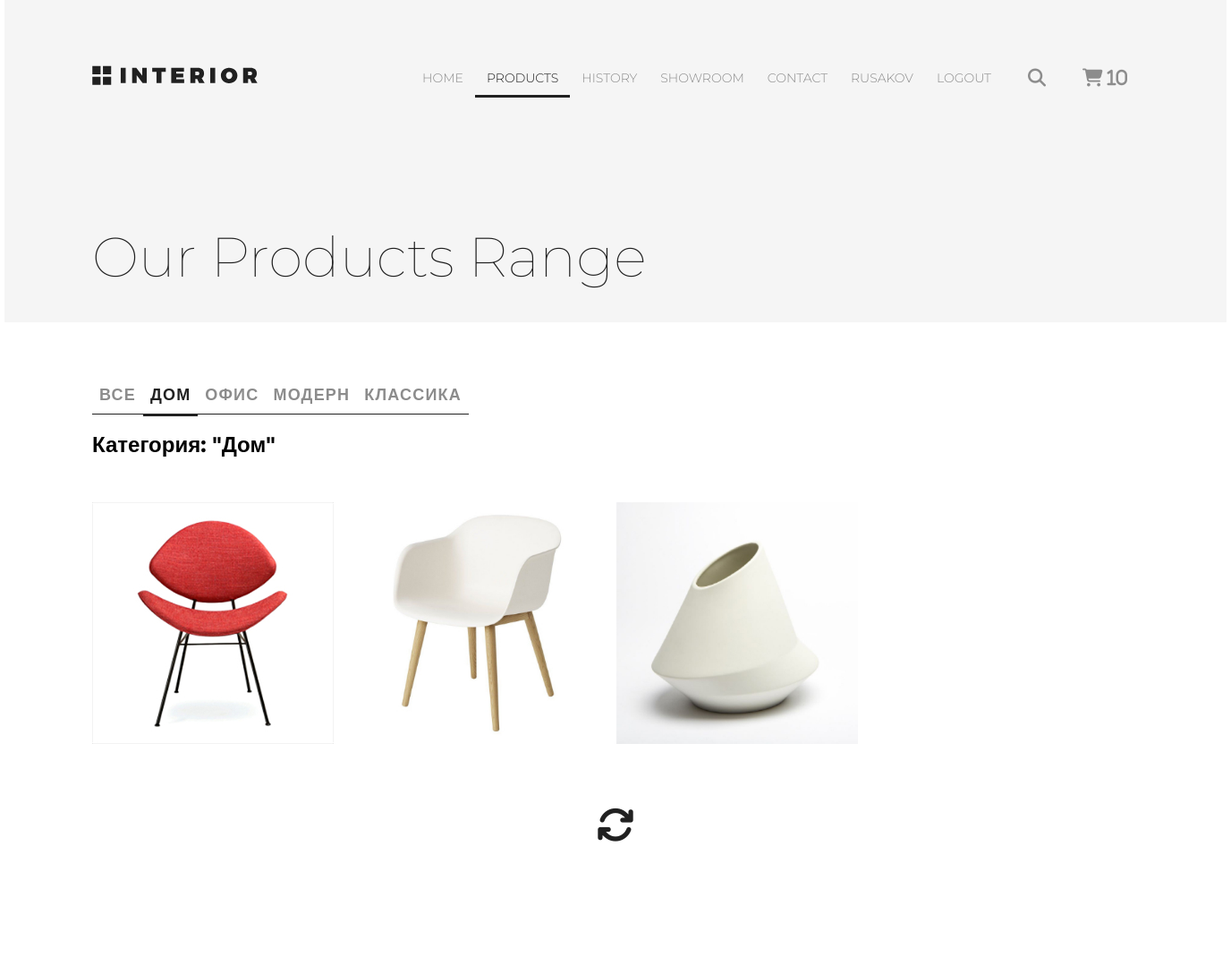
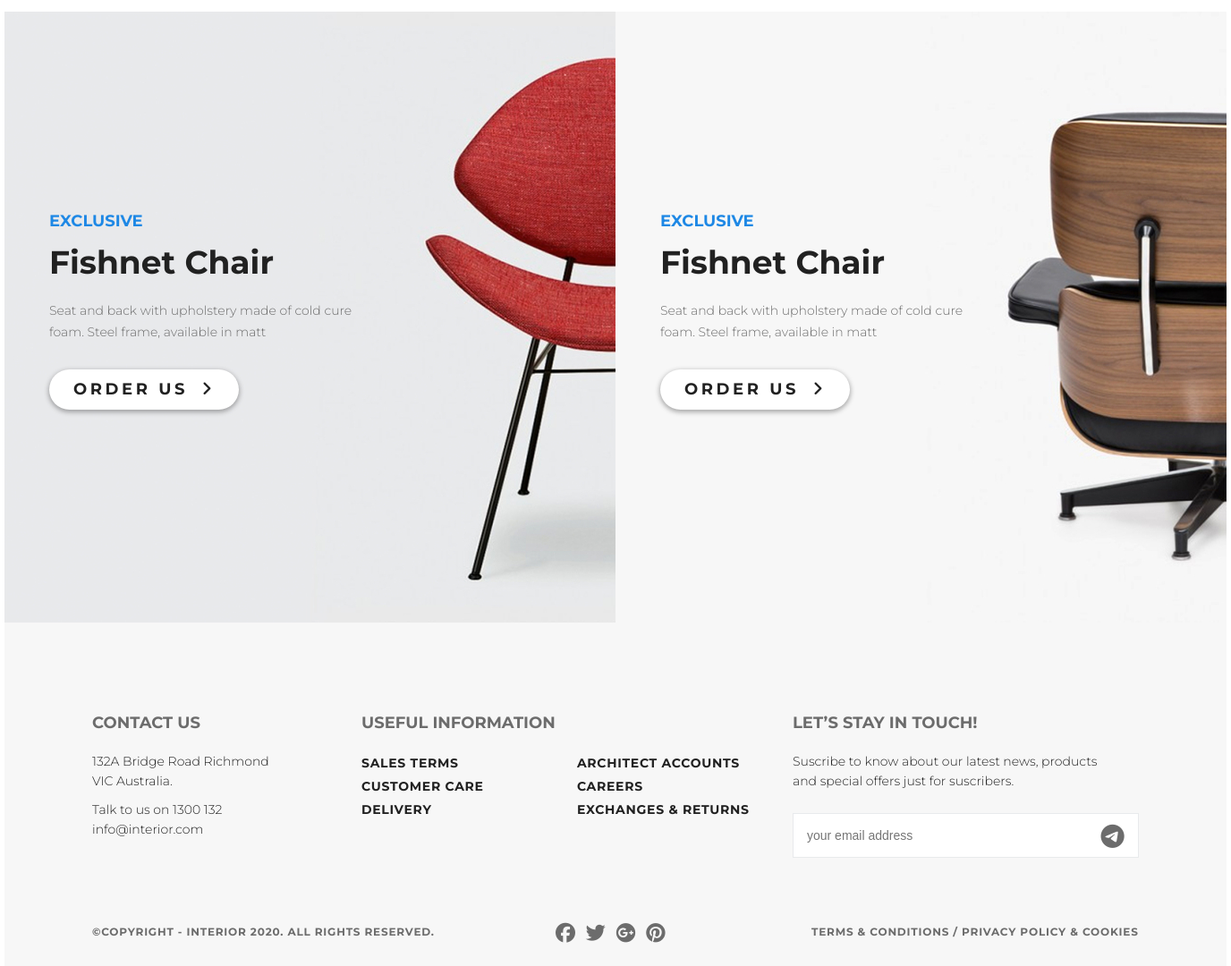
/products/category/1/ (signed in), run on the app's committed database (2 pictures, top to bottom).
### authapp/models.py (models this page shows)
class ShopUser(AbstractUser):
    avatar = models.ImageField(upload_to='users_avatars', blank=True, verbose_name='аватарка')
    age = models.PositiveSmallIntegerField(verbose_name='возраст')

### mainapp/models.py (models this page shows, shortened)
class ProductCategory(models.Model):
    name = models.CharField(verbose_name='имя', max_length=64, unique=True)
    description = models.TextField(verbose_name='описание', blank=True)
    class Meta:
        verbose_name = 'категория'
        verbose_name_plural = 'категории'

class Product(models.Model):
    category = models.ForeignKey(ProductCategory, on_delete=models.CASCADE)
    name = models.CharField(verbose_name='имя продукта', max_length=128)
    image = models.ImageField(upload_to='products_images', blank=True)
    short_desc = models.CharField(verbose_name='краткое описание продукта', max_length=60, blank=True)
    description = models.TextField(verbose_name='описание продукта', blank=True)
    price = models.DecimalField(verbose_name='цена продукта', max_digits=8, decimal_places=2, default=0)
    quantity = models.PositiveIntegerField(verbose_name='количество на складе', default=0)
    class Meta:
        verbose_name = 'продукт'
        verbose_name_plural = 'продукты'

### mainapp/views.py (the view, shortened to what this page needs)
# urls.py: path('products/', include(mainappurl, namespace='products')),
def products(request, pk=None):
    links_menu = ProductCategory.objects.all()
    title = 'Products, lesson_5'
    basket = Basket.objects.filter(user=request.user)
    if pk is not None:
        if pk == 0:
            products = Product.objects.all().order_by('price')
            category = {'name': 'все'}
        else:
            category = get_object_or_404(ProductCategory, pk=pk)
            products = Product.objects.filter(category__pk=pk).order_by('price')
        content = {
            'title': title,
            'links_menu': links_menu,
            'category': category,
            'products': products,
            'basket': basket,
            }
        return render(request, 'mainapp/products_list.html', content)

### mainapp/templates/mainapp/products_list.html (shortened to what this page needs)
{% extends 'mainapp/base.html' %}
{% load static %}
{% block menu %}
        <div class="header-page padding-site">
            <div class="slider-header clearfix">
            <a href="{% url 'main' %}"><img src="{% static 'img/logo.svg' %}" alt="logo" class="logo"></a>
            {% include 'mainapp/inc/inc_main_menu.html' %}
            </div>
            <div class="header-content">
            <h2 class="contact-h2">Our Products Range</h2>
            </div>
        </div>
{% endblock %}
{% block content %}
        <div class="trending-products padding-site">
            <div class="tab-controll">
                {% include 'mainapp/inc/inc_categories_menu.html' %}
            </div>
            <div class="products_list">
                <div class="title clearfix">
                    <h2>
                        Категория: "{{ category.name|title }}"
                    </h2>
                </div>
                <div class="products-container">
                    {% for product in products %}
                          <div class="featured-box box-1">
                              <a href="#">
                                  <img src="/media/{{ product.image }}" alt="product">
                              </a>
                          </div>
                    {% endfor %}
                </div>
            </div>
            <div class="load-fa">
                <span class="inner-load"><a href="#"><i id="fa-sync-load" class="fas fa-sync"></i></a></span>
            </div>
        </div>
        <div class="promo-product">
            <div class="promo-product-1">
                <div class="promo-product-fullcontent">
                    <p class="promo-product-exclusive">exclusive</p>
                    <p class="promo-product-content">Fishnet Chair</p>
                    <p class="promo-product-text">Seat and back with upholstery made of cold cure foam. Steel frame, available in matt</p>
                    <a href="#" class="slider-button">Order us<i class="fas fa-angle-right"></i></a>
                </div>
            </div>
            <div class="promo-product-2">
                <div class="promo-product-fullcontent">
                    <p class="promo-product-exclusive">exclusive</p>
                    <p class="promo-product-content">Fishnet Chair</p>
                    <p class="promo-product-text">Seat and back with upholstery made of cold cure foam. Steel frame, available in matt</p>
                    <a href="#" class="slider-button">Order us<i class="fas fa-angle-right"></i></a>
                </div>
            </div>
        </div>
{% endblock %}

### mainapp/templates/mainapp/base.html (shortened to what this page needs)
{% load static %}
<!DOCTYPE html>
<html lang="en">
<head>
    {% block css%}
        <link rel="stylesheet" href="{% static "src/main.css" %}">
    {% endblock %}
</head>
<body>
    <div class="container">
        {% block menu %}
        {% endblock menu %}
        {% block content %}
        {% endblock %}
        {% block footer %}
            <div class="footer padding-site">
                <div class="footer-content-full">
                    <div class="footer-content footer-content-text-1"><p class="footer-contact-us">Contact Us</p>
                        <p class="footer-contact-us-text contact-us-text-1">132A Bridge Road Richmond VIC Australia.</p><p class="footer-contact-us-text contact-us-text-2">Talk to us on 1300 132 info@interior.com</p></div>
                    <div class="footer-content footer-content-text-2">
                        <p class="footer-contact-us">Useful Information</p>
                        <div class="footer-link-group-1">
                            <a href="#" class="fotter-link">Sales terms</a>
                            <a href="#" class="fotter-link">Customer care</a>
                            <a href="#" class="fotter-link">Delivery</a>
                        </div>
                        <div class="footer-link-group-2">
                            <a href="#" class="fotter-link">Architect accounts</a>
                            <a href="#" class="fotter-link">Careers</a>
                            <a href="#" class="fotter-link">Exchanges & returns</a>
                        </div>
                    </div>
                    <div class="footer-content footer-content-text-3">
                        <p class="footer-contact-us">Let’s Stay in Touch!</p>
                        <p class="footer-touch-text">Suscribe to know about our latest news, products and special offers just for suscribers.</p>
                        <input type="email" placeholder="your email address" class="footer-input-email"><i class="fab fa-telegram-plane footer-telegram"></i>
                    </div>
                    <div class="footer-follow-content">
                    <div class="copy-content-1">
                        <p class="copy">&copy;Copyright - INTERIOR {% now "Y" %}. All Rights Reserved.</p>
                    </div>
                    <div class="follow-content-2">
                        <a href="#"><i class="fab fa-facebook"></i></a>
                        <a href="#"><i class="fab fa-twitter"></i></a>
                        <a href="#"><i class="fab fa-google-plus"></i></a>
                        <a href="#"><i class="fab fa-pinterest"></i></a>
                    </div>
                    <div class="text-content-3">
                        <a href="#"><p class="copy">Terms & Conditions  /  Privacy policy & Cookies</p></a>
                    </div>
                </div>
                </div>
            </div>
        {% endblock %}
    </div>
</body>
</html>

### mainapp/templates/mainapp/inc/inc_main_menu.html (shortened to what this page needs)
{% with request.resolver_match.url_name as url_name %}
<ul class="menu clearfix">
    <li class="menu-list"><a href="{% url 'main' %}"
                             class="menu-link"
                             >HOME</a></li>
    <li class="menu-list"><a href="{% url 'products:index' %}"
                             class="menu-link"{% if request.resolver_match.namespace == 'products' %}
                                                style = "color: #212121;
                                                font-weight: 300;
                                                border-bottom: 3px solid #212121;"
                                                {% endif %}>
                                                PRODUCTS</a></li>
    <li class="menu-list"><a href="#" class="menu-link">HISTORY</a></li>
    <li class="menu-list"><a href="#" class="menu-link">SHOWROOM</a></li>
    <li class="menu-list"><a href="{% url 'contact' %}"
                             class="menu-link">
                                                CONTACT</a></li>
    {% if user.is_authenticated %}
    <li class="menu-list">
        <a href="{% url 'auth:edit' %}" class="menu-link">
            {% if user.first_name %}
                {{ user.first_name }}
            {% else %}
                User
            {% endif %}
        </a>
    </li>
    <li class="menu-list">
        <a href="{% url 'auth:logout' %}" class="menu-link">LOGOUT</a>
    </li>
    {% else %}
    <li class="menu-list">
        <a href="{% url 'auth:login' %}" class="menu-link">LOGIN</a>
    </li>
    {% endif %}
    <li class="menu-list"><a href="#" class="menu-link search"><i class="fas fa-search"></i></a></li>
    <li class="menu-list">
        <a href="{% url 'basket:index' %}" class="menu-link search">
            <i class="fas fa-shopping-cart">
                {% if basket %} {{ basket|length }} {% endif %}
            </i>
        </a>
    </li>
</ul>
{% endwith %}

### mainapp/templates/mainapp/inc/inc_categories_menu.html (shortened to what this page needs)
<ul class="tab-controll-ul clearfix">
    <li class="menu-list">
        <a href="{% url 'products:category' 0 %}"
           class="tab-controll-link
            ">
          все
        </a>
    </li>
    {% for item in links_menu %}
    <li class="menu-list">
        <a href="{% url 'products:category' item.pk %}"
        class = "tab-controll-link
        {% if request.resolver_match.kwargs.pk|add:'0' == item.pk %}
        tab-controll-link-active
        {% endif %}">
        {{ item.name }}
        </a>
    </li>
    {% endfor %}
</ul>

### data on the page
ShopUser: first_name "RUSAKOV"
ProductCategory: name "ДОМ", name "Дом"
ProductCategory: name "ОФИС"
ProductCategory: name "МОДЕРН"
ProductCategory: name "КЛАССИКА"
Product: image (picture)
Product: image (picture)
Product: image (picture)

### other printed values
{{ basket|length }} "10"
